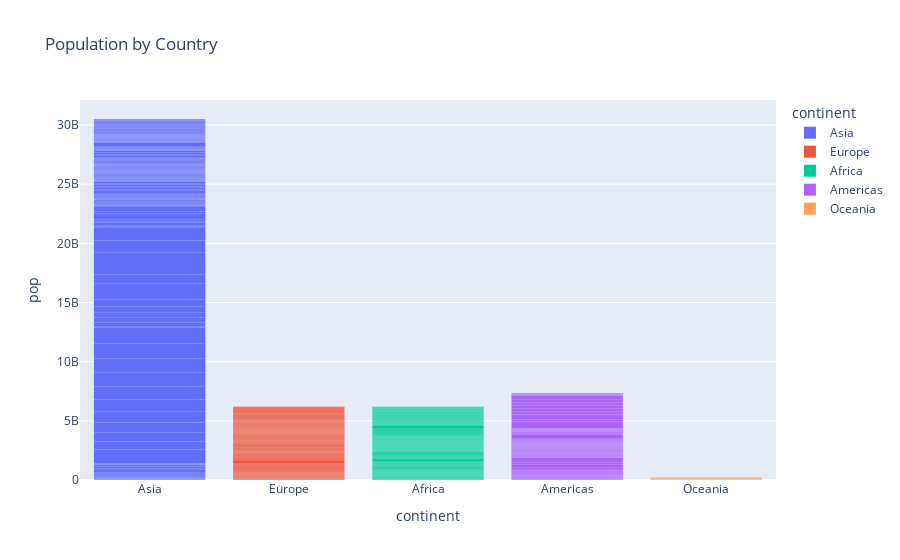

Write notebook code for a chart like this one.
### Markdown cell above
Using _color_ argument to set color for each bar automatically

### Code cell
# Plot sales by country colour by category
fig = px.bar(data, x='continent', y='pop', color='continent', title='Population by Country')
fig.update_traces(opacity=1, marker_line_width=0)

fig.show()

### Figure 1 — Plotly figure (JSON) as saved in the notebook; plotly's stock layout.template omitted (floating-point values rounded to 4 significant figures; data arrays with more than 128 entries replaced by an {"elided": "..."} marker saying what was removed)
{"data": [{"hovertemplate": "continent=%{x}<br>pop=%{y}<extra></extra>", "legendgroup": "Asia", "marker": {"color": "#636efa", "line": {"width": 0}, "pattern": {"shape": ""}}, "name": "Asia", "opacity": 1, "orientation": "v", "showlegend": true, "textposition": "auto", "type": "bar", "x": {"elided": "396 str values"}, "xaxis": "x", "y": {"elided": "396 int values"}, "yaxis": "y"}, {"hovertemplate": "continent=%{x}<br>pop=%{y}<extra></extra>", "legendgroup": "Europe", "marker": {"color": "#EF553B", "line": {"width": 0}, "pattern": {"shape": ""}}, "name": "Europe", "opacity": 1, "orientation": "v", "showlegend": true, "textposition": "auto", "type": "bar", "x": {"elided": "360 str values"}, "xaxis": "x", "y": {"elided": "360 int values"}, "yaxis": "y"}, {"hovertemplate": "continent=%{x}<br>pop=%{y}<extra></extra>", "legendgroup": "Africa", "marker": {"color": "#00cc96", "line": {"width": 0}, "pattern": {"shape": ""}}, "name": "Africa", "opacity": 1, "orientation": "v", "showlegend": true, "textposition": "auto", "type": "bar", "x": {"elided": "624 str values"}, "xaxis": "x", "y": {"elided": "624 int values"}, "yaxis": "y"}, {"hovertemplate": "continent=%{x}<br>pop=%{y}<extra></extra>", "legendgroup": "Americas", "marker": {"color": "#ab63fa", "line": {"width": 0}, "pattern": {"shape": ""}}, "name": "Americas", "opacity": 1, "orientation": "v", "showlegend": true, "textposition": "auto", "type": "bar", "x": {"elided": "300 str values"}, "xaxis": "x", "y": {"elided": "300 int values"}, "yaxis": "y"}, {"hovertemplate": "continent=%{x}<br>pop=%{y}<extra></extra>", "legendgroup": "Oceania", "marker": {"color": "#FFA15A", "line": {"width": 0}, "pattern": {"shape": ""}}, "name": "Oceania", "opacity": 1, "orientation": "v", "showlegend": true, "textposition": "auto", "type": "bar", "x": ["Oceania", "Oceania", "Oceania", "Oceania", "Oceania", "Oceania", "Oceania", "Oceania", "Oceania", "Oceania", "Oceania", "Oceania", "Oceania", "Oceania", "Oceania", "Oceania", "Oceania", "Oceania", "Oceania", "Oceania", "Oceania", "Oceania", "Oceania", "Oceania"], "xaxis": "x", "y": [8691212, 9712569, 10794968, 11872264, 13177000, 14074100, 15184200, 16257249, 17481977, 18565243, 19546792, 20434176, 1994794, 2229407, 2488550, 2728150, 2929100, 3164900, 3210650, 3317166, 3437674, 3676187, 3908037, 4115771], "yaxis": "y"}], "layout": {"barmode": "relative", "legend": {"title": {"text": "continent"}, "tracegroupgap": 0}, "title": {"text": "Population by Country"}, "xaxis": {"anchor": "y", "categoryarray": ["Asia", "Europe", "Africa", "Americas", "Oceania"], "categoryorder": "array", "domain": [0, 1], "title": {"text": "continent"}}, "yaxis": {"anchor": "x", "domain": [0, 1], "title": {"text": "pop"}}}}
